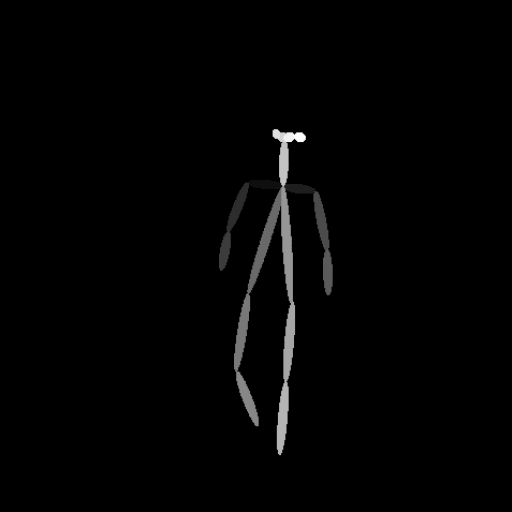
#> input picture app/dance/data/source/test_label/00001.png, 512 x 512 px, found by its file name
$ python 1-4normalization.py   (older library calls are emulated)
#> lines starting #> are read from the running program, lines starting #| are printed output that depends on the picture
print('4.normalization.py')
print('将脸增加了png格式的存储，在source/test_head/')
print('head_path = ./data/source/test_head/pose_x.png')
print('new_source_path = ./data/source/test_label/xxxxx.png')
print('pose_cords_arr_path = ./data/source/pose_source_norm.npy')

# *_*coding:utf-8 *_*
from tqdm import tqdm
import os
import numpy as np
import matplotlib.pyplot as plt
import cv2
from pathlib import Path

source_img = cv2.imread('./data/source/test_label_ori/00001.png')[:,:,0]
#> source_img: shape (512, 512); min 0, max 17, mean 0.208
source_img_rgb = cv2.imread('./data/source/test_img_ori/00001.png')
#> source_img_rgb is the input picture: shape (512, 512, 3); min 0, max 17, mean 0.208
target_img = cv2.imread('./data/target/train/train_label/00001.png')[:,:,0]
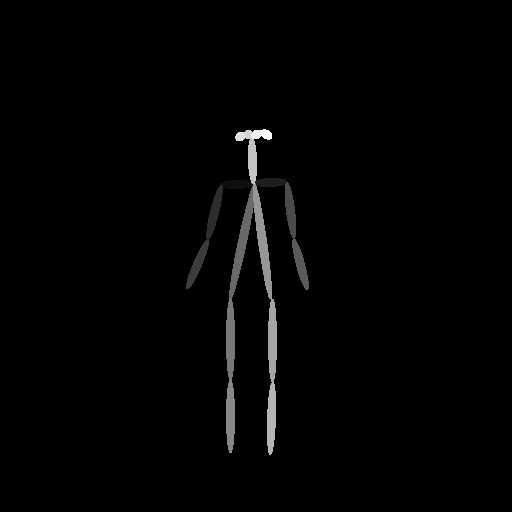
#> input picture app/dance/data/target/train/train_label/00001.png, 512 x 512 px
#> target_img: shape (512, 512); min 0, max 17, mean 0.206
target_img_rgb = cv2.imread('./data/target/train/train_img/00001.png')
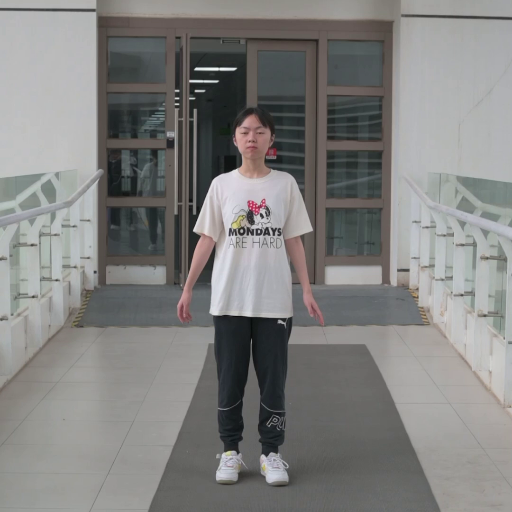
#> input picture app/dance/data/target/train/train_img/00001.png, 512 x 512 px
#> target_img_rgb is the input picture: shape (512, 512, 3); mean B, G, R 127.4, 128.9, 129.3

path = './data/source/test_label_ori/'
save_dir = Path('./data/source/')
output = save_dir.joinpath('test_label')
output.mkdir(exist_ok=True)
head_dir = save_dir.joinpath('test_head')
head_dir.mkdir(exist_ok=True)
pose_dir = Path('./data/source/pose_source.npy')
#> (the run stopped early here; a loop or call above may not have finished)
